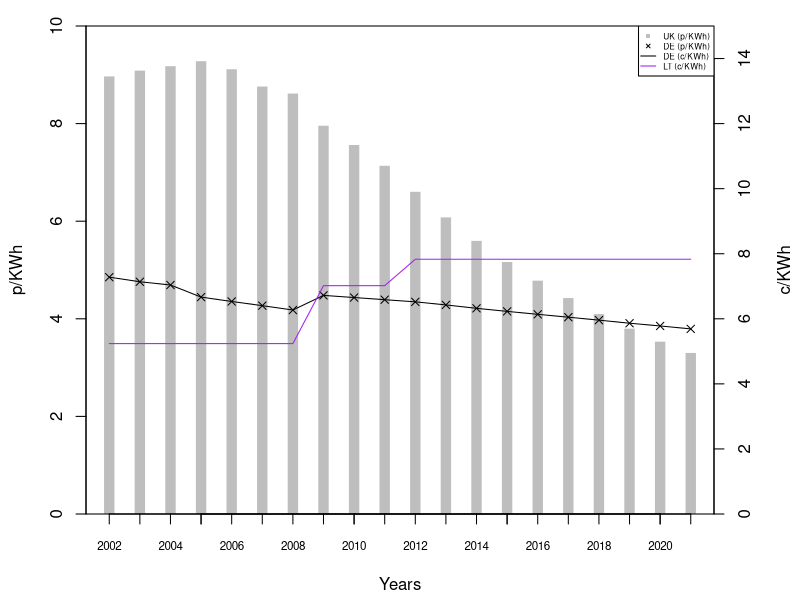

The R source for this figure:
####################
#
#	Title:  Expected Average Remuneration under the EEG and the ROC. (2002 - 2021)
# Source: Calculations and assumptions: Buttler and Neuhoff (2008, 2004). DE: BMU (EEG 2000, section 7. EEG 2004, article 10. EEG 2009, section 20, 29 and 30. EEG 2012, section 20, 29 and 30). Lauber and Mez (2004). LT: Marciukatis (2011), UK: [See previous calculations]
#	Notes: 
# Units: p/KWh and c/KWh
# Dependencies: fig_roc-price-compontents.R (ROC.Value.csv)
# Reverse dependencies: fig_anticipated-price-energy.R (DE.PMT.csv, LT.PMT.csv, UK.PMT.csv).
#
####################

#library(ggplot2)
#library(reshape2)

# LOAD THE DATA
data.ROC.Value = read.csv("ROC.Value.csv")

# Parameters
Discount.rate = 0.08 # 8%
Exchange.rate.GBP = 1.5 # GBP/EUR
Exchange.rate.LTL = 63.7/220 # LTL/EUR. Calculated as 63.7EUR/220LTL. Calculated using the infomation from Marciukatis (2011)
Pool.price.UK = 3 # p/KWh. This number is missing in Butler and Neuhoff (2008), but by using trial-and-error we found 3, to fits the numbers and graphs presented in Butler and Neuhoff (2008).
Pool.price.LT = 1.5 # c/KWh. Assumption here ??? same as UK or ?

# Time range for build year
years = c(2002:2021)
years.DE = c(2000:2021)

# Creating empty components that we will fill content into later
DE.FIT.initial.fee = NA
DE.FIT.basic.fee = NA
DE.FIT.degression.rate = NA
LT.FIT.initial.fee = NA
# Cash flow:
# x-axis: build year,     y-axis: years after build.
# x-axis: year 2002-2021, y-axis: the 20 year investment evaluation perio d.
DE.cash.flow = matrix(NA, ncol = length(years.DE), nrow = 20) # c/KWh. Start from 2000 - and afterwards we export and then remove extra years.
LT.cash.flow = matrix(NA, ncol = length(years), nrow = 20) # c/KWh
UK.cash.flow = matrix(NA, ncol = length(years), nrow = 20) # p/KWh
colnames(DE.cash.flow) = years.DE
colnames(LT.cash.flow) = years
colnames(UK.cash.flow) = years


#####
# Germany cash flow
#####

# For each build year the EEG gives an intial fee (for the first 5 years) and a basic fee (for the following 15 years).
# These rates are degressed from build year to build year, corresponding to the degression rate specified in the EEG.
for(i in 1:20) { # for each year after build (row)
  # Start from 2000 - and afterwards we export and then remove extra years.
  for(j in 1:length(years.DE)) { # for each build year (coloumn)

    # EEG 2000 (2000-2004)
    if(j <= 3) {
      # Rates for year 2000
      DE.FIT.initial.fee = 9.1 # c/KWh
      DE.FIT.basic.fee = 6.17 # c/KWh
      DE.FIT.degression.rate = 0.015 # 1.5%
      # Degression from 2002.
      if(j == 3) {
        DE.FIT.initial.fee = DE.FIT.initial.fee * (1-DE.FIT.degression.rate)
        DE.FIT.basic.fee = DE.FIT.basic.fee * (1-DE.FIT.degression.rate)
      }
    # EEG 2004 (2005-2008)
    } else if(j == 6) {
      # Rates for year 2004
      DE.FIT.initial.fee = 8.7 # c/KWh
      DE.FIT.basic.fee = 5.5 # c/KWh
      DE.FIT.degression.rate = 0.02 # 2%
      # Start from 2005: 
      DE.FIT.initial.fee = DE.FIT.initial.fee * (1-DE.FIT.degression.rate)
      DE.FIT.basic.fee = DE.FIT.basic.fee * (1-DE.FIT.degression.rate)
      
    # EEG 2009 (2009-20011)
    } else if(j == 10) { 
      # Rates for year 2009
      DE.FIT.initial.fee = 9.2 # c/KWh
      DE.FIT.basic.fee = 5.02 # c/KWh
      DE.FIT.degression.rate = 0.01 # 1%
      
    # EEG 2012 (2012-)
    } else if(j == 13) { 
      # Rates for year 2012
      DE.FIT.initial.fee = 8.93 # c/KWh
      DE.FIT.basic.fee = 4.87 # c/KWh
      DE.FIT.degression.rate = 0.015 # 1.5%
      
    # Degress fees according to degression rates
    } else {
      DE.FIT.initial.fee = DE.FIT.initial.fee * (1-DE.FIT.degression.rate)
      DE.FIT.basic.fee = DE.FIT.basic.fee * (1-DE.FIT.degression.rate)
    }
    
    # First 5 years: initial fee. Thereafter: basic fee.
    if(i <= 5) {
      DE.cash.flow[i,j] = DE.FIT.initial.fee
    } else {
      DE.cash.flow[i,j] = DE.FIT.basic.fee
    }
    
  }
}

# Round numbers:
# Degression rates should be calculated on the unrounded numbers, but developers will pay using rounded numbers. 
for(i in 1:20) { # for each year after build (row)
  for(j in 1:length(years.DE)) { # for each build year (coloumn)
    
    # Round to 1 digit in EEG 2000, and 2 digit in all following EEGs.
    if(j > 2 && j < 6 ) {
      DE.cash.flow[i,j] = round(DE.cash.flow[i,j], digits = 1)
    } else {
      DE.cash.flow[i,j] = round(DE.cash.flow[i,j], digits = 2)
    }
    
  }
}

#####
# Lithuania cash flow
#####

# For each build year the LT FIT system gives fee (for the first 12 years) and thereafter developers recive the pool price.
for(i in 1:20) { # for each year after build (row)
  for(j in 1:length(years)) { # for each build year (coloumn)
    
    # 2002-2008
    if(j == 1) { LT.FIT.initial.fee = 6.37 # c/KWh
      
    # 2009-2012
    } else if(j == 8) { LT.FIT.initial.fee = 8.69 # c/KWh
      
    # 2012-
    # What assumptions should be make ?? Simple average of the three sub-band rates or ???
    } else if(j == 11) { # LT.FIT.initial.fee =
      # simple average of data from http://www.regula.lt in LTL, so also applying exchange rate to get it in euro-cent
      LT.FIT.initial.fee = mean(c(370, 360, 280))*Exchange.rate.LTL/10
    }
    
    # First 12 years: initial fee. Thereafter: pool price.
    if(i <= 12) {
      LT.cash.flow[i,j] = LT.FIT.initial.fee
    } else {
      LT.cash.flow[i,j] = Pool.price.LT
    }
    
  }
}

#####
# UK cash flow
#####

# Using the total ROC value, that we calculated in fig_roc-price-compontents.R, we fill in each year with its respective price.
# For years after 2021 where we have not calculated ROC value:
# We will assume fixed price of 3 similar to (but not mentioned in) Butler and Neuhoff (2008). The number 3 has been found by method of trial-and-error.
for(i in 1:20) { # for each year after build (row)
  for(j in 1:length(years)) { # for each build year (coloumn)
    if( ((i-1)+j) <= length(data.ROC.Value$Total) ) { # if we have calculated the ROC value for the specific year
      UK.cash.flow[i,j] = data.ROC.Value$Total[[((i-1)+j)]] # Total ROC value p/KWH
    } else {
      UK.cash.flow[i,j] = Pool.price.UK # 3 p/KWh
    }
  }
}

#####
# Calculating Net Present Value and correspoding Payment
#####

NPV = function(i, N) {
  SUM = 0
  for(t in 1:length(N)) {
    SUM = SUM + N[[t]]/((1+i)^t)
  }
  SUM # returns the SUM
}

PMT = function(i, n, PV) {
  PV / ( (1 - (1/(1 + i)^n)) / i ) # Returns payment
}  

# calculating NPV for each year
DE.NPV = sapply(colnames(DE.cash.flow), function(x){NPV(Discount.rate, DE.cash.flow[, x])} ) 
LT.NPV = sapply(colnames(LT.cash.flow), function(x){NPV(Discount.rate, LT.cash.flow[, x])} )
UK.NPV = sapply(colnames(UK.cash.flow), function(x){NPV(Discount.rate, UK.cash.flow[, x])} )

# calculating Payment for each year
DE.PMT = lapply(DE.NPV, function(x){PMT(Discount.rate, 20, x)} ) 
LT.PMT = lapply(LT.NPV, function(x){PMT(Discount.rate, 20, x)} )
UK.PMT = lapply(UK.NPV, function(x){PMT(Discount.rate, 20, x)} )

# save for export and remove years 2000 and 2001
DE.PMT.short = DE.PMT[3:22]

#####
# Plotting
#####

# German rates in pounds instead of euro
DE.PMT.POUNDS = lapply(DE.PMT.short, function(x){ x/Exchange.rate.GBP } )

pdf(file="fig_expected-average-remuneration.pdf", height=3.5, width=5)

par(mar=c(4,4,1,4)+.3, yaxs='i') # margin, and y-axis start at y=0
plot(x=years, y=UK.PMT, axes=FALSE, col="gray", type="h", lwd=10, lend="square", xlab="Years", ylab="p/KWh", ylim=range(0,10))
axis(1, labels=FALSE)
axis(1, at=years, cex.axis=0.7)
axis(2)
points(x=years, y=DE.PMT.POUNDS, pch=4)
par(new=TRUE) # plot the following using the secondary axis: 
plot(x=years, y=DE.PMT.short, type="l", xaxt="n", yaxt="n", xlab="", ylab="", ylim=range(0,10*Exchange.rate.GBP))
lines(x=years, y=LT.PMT, col="purple")
axis(4) # add secondary axis
mtext("c/KWh",side=4,line=3)
legend("topright", legend=c("UK (p/KWh)","DE (p/KWh)", "DE (c/KWh)", "LT (c/KWh)"), col=c("grey","black", "black","purple"), lty = c(NA, NA,"solid","solid"), pch = c(15, 4, NA, NA), lwd=c(20, 1, 1, 1), cex=0.5)

dev.off()

#####
# Export
#####

# Save to CSV
write.csv(cbind(DE.PMT), "DE.PMT.csv", row.names=TRUE)
write.csv(cbind(LT.PMT), "LT.PMT.csv", row.names=TRUE)
write.csv(cbind(UK.PMT), "UK.PMT.csv", row.names=TRUE)
